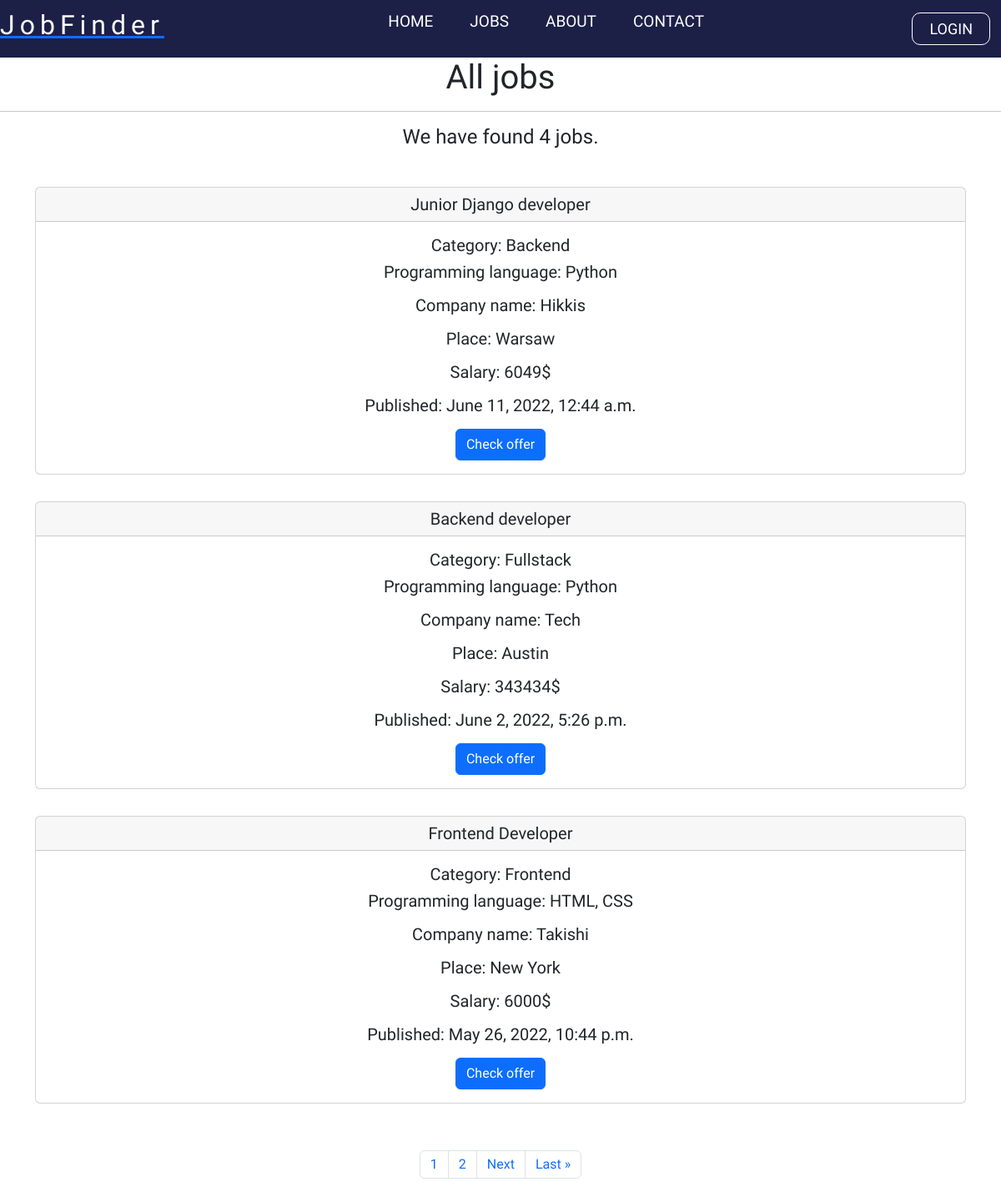
/jobs, run on an earlier commit of the app's database.
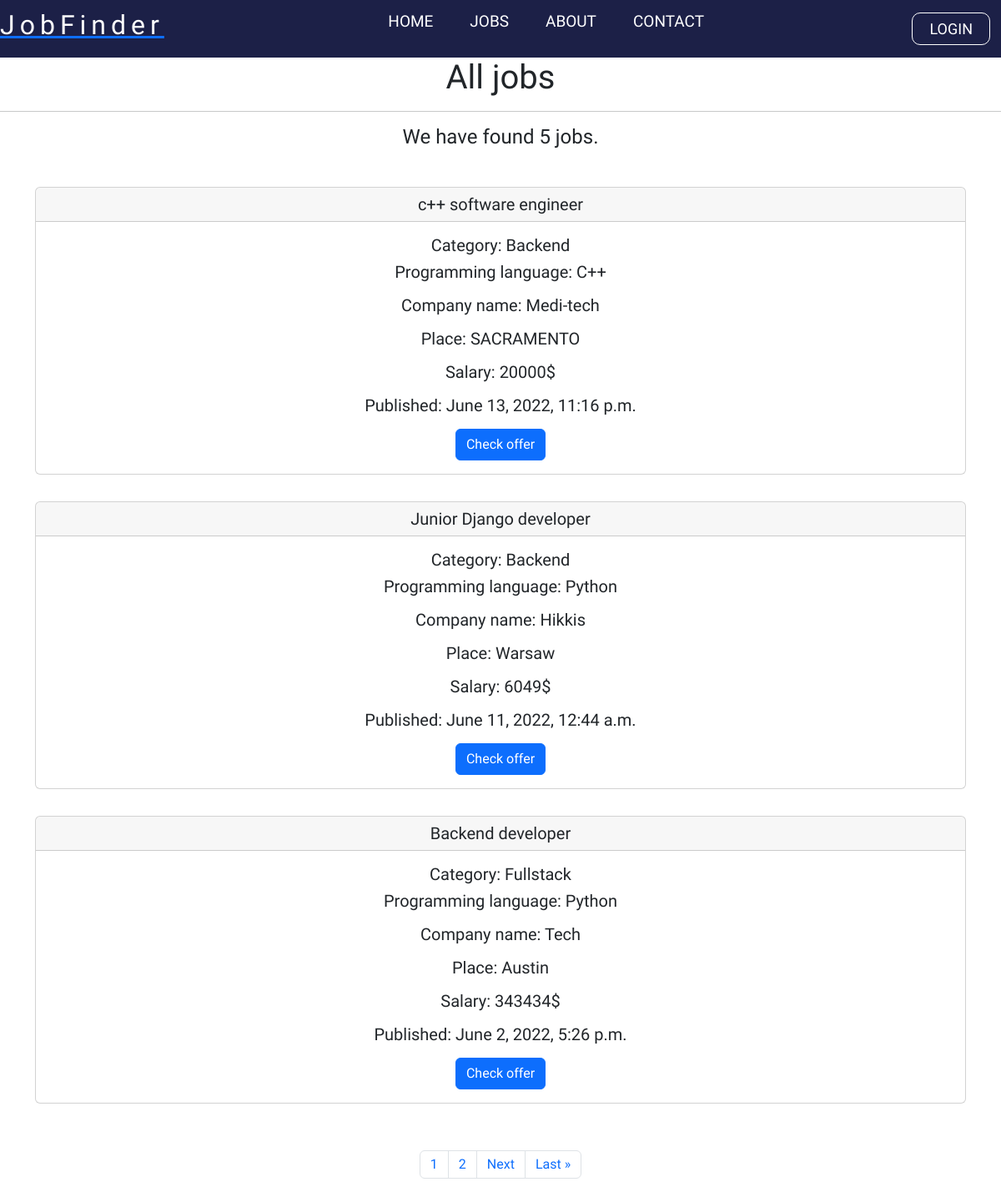
And on a later commit of the database.
### backend/models.py (models this page shows, shortened)
class Job(models.Model):
    user = models.ForeignKey(User, related_name='useraccount', on_delete=models.CASCADE, null=True, blank=True, editable=False)
    title = models.CharField(max_length=200, null=True, blank=True)
    company = models.CharField(max_length=200, null=True, blank=True)
    jobType = models.CharField(choices=JOB_CHOICES, max_length = 50, null=True, blank=True)
    category = models.CharField(choices=CATEGORY_CHOICES, max_length = 50, null=True, blank=True)
    contractType = models.CharField(choices=CONTRACT_CHOICES, max_length = 50, null=True, blank=True)
    experience = models.CharField(choices=EXPERIENCE_CHOICES, max_length = 50, null=True, blank=True)
    description = RichTextField(blank=True, null=True)
    proglanguage =  models.CharField(max_length=200, null=True, blank=True)
    place = models.CharField(max_length=200, null=True, blank=True)
    salary = models.CharField(max_length=200, null=True, blank=True)
    published = models.DateTimeField(default=timezone.now)
    class Meta:
        ordering = ['-published']

### backend/views.py (the view)
# urls.py: path('jobs',views.all_jobs, name="jobs"),
def all_jobs(request):
    jobs = Job.objects.all()
    p = Paginator(Job.objects.all(), 3)
    page = request.GET.get('page')
    jobss = p.get_page(page)
    nums = "c" * jobss.paginator.num_pages
    return render(request, 'backend/jobs.html', {'jobs': jobs, 'jobss': jobss, 'nums':nums})

### templates/backend/jobs.html (shortened to what this page needs)
<!DOCTYPE html>
{% extends 'main.html'%}
{% load static %}
	{% block content %}
    {% include 'navbar.html' %}
	<center>
	<h1>All jobs</h1>
	<center>
		<hr>
	<h4>We have found {{jobs.count}} jobs.<h4>
	<br>
		{% for job in jobss %}
<h5>
<div class="container">
<div class="card">
    <h5 class="card-header">{{job.title}}</h5>
    <div class="card-body">
      <h5 class="card-text">Category: {{job.get_category_display}}</h5>
      <p class="card-text">Programming language: {{ job.proglanguage}}</p>
      <p class="card-text">Company name: {{job.company}}</p>
      <p class="card-text">Place: {{job.place}}</p>
      <p class="card-text">Salary: {{job.salary}}$</p>
	  <p class="card-text">Published: {{job.published}}</p>
      <a href="{% url 'job_info' job.id %}" class="btn btn-primary">Check offer</a>
    </div>
  </div>
  <br>
</div>
</h5>
{% endfor %}
<br>
<nav aria-label="Page navigation example">
	<ul class="pagination justify-content-center">
{% for i in nums %}
<li class="page-item"><a class="page-link" href = "?page={{forloop.counter}}">{{forloop.counter}}</a></li>
{% endfor %}
{% if jobss.has_next %}
<li class="page-item"><a class="page-link" href = "?page={{jobss.next_page_number}}">Next</a></li>
<li class="page-item"><a class="page-link" href = "?page={{jobss.paginator.num_pages}}">Last &raquo</a></li>
{% endif %}
</ul>
</nav>
  <link href="https://cdn.jsdelivr.net/npm/bootstrap@5.2.0-beta1/dist/css/bootstrap.min.css" rel="stylesheet">
{% endblock %}

What changed in the data, as far as the page shows it:
no longer on this page (row unchanged): Job: title "Frontend Developer", category "Frontend", proglanguage "HTML, CSS", company "Takishi", place "New York", salary "6000", published "May 26, 2022, 10:44 p.m."
added Job: title "c++ software engineer", category "Backend", proglanguage "C++", company "Medi-tech", place "SACRAMENTO", salary "20000", published "June 13, 2022, 11:16 p.m."
Also different on the page:
{{ jobs.count }}: "4" → "5"
